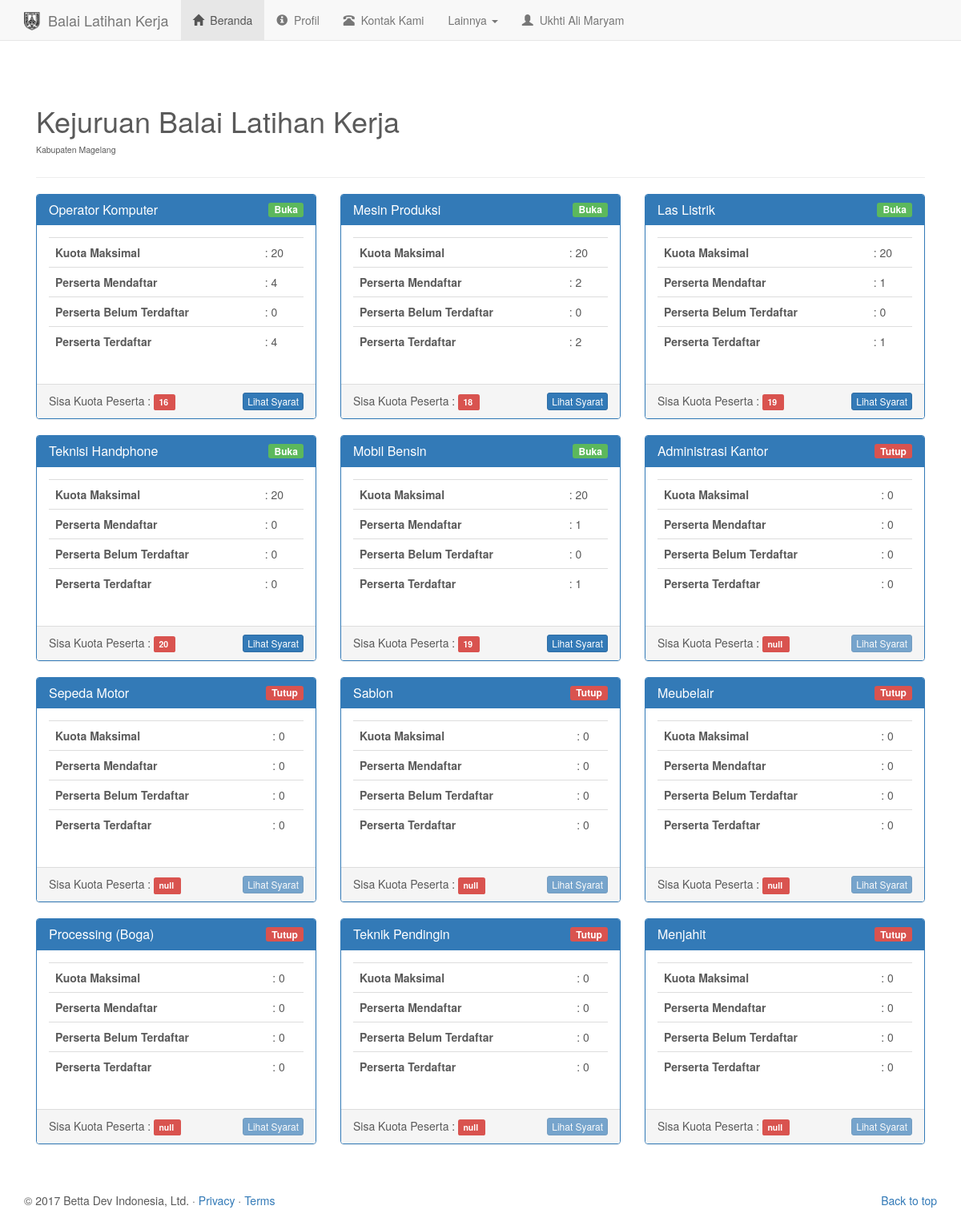
Screenshot of /user/kejuruan.php (signed in) with the database file from the repository.
### tables this page shows
CREATE TABLE IF NOT EXISTS `peserta` (
  `id_peserta` int(11) NOT NULL AUTO_INCREMENT,
  `nama` varchar(100) NOT NULL,
  `id_kejuruan` int(11) NOT NULL,
  `nik` varchar(100) NOT NULL,
  `ttl` text NOT NULL,
  `jk` enum('pria','wanita') NOT NULL,
  `id_agama` int(11) NOT NULL,
  `skawin` enum('Menikah','Belum') NOT NULL,
  `id_pendidikan` int(11) NOT NULL,
  `alamat` varchar(50) NOT NULL,
  `telp` varchar(25) NOT NULL,
  `p_kursus` text,
  `p_kerja` text,
  `nama_ortu` varchar(50) NOT NULL,
  `pk_ortu` varchar(30) NOT NULL,
  `alamat_ortu` varchar(100) NOT NULL,
  `ijazah` varchar(450) NOT NULL,
  `ktp` varchar(450) NOT NULL,
  `tanggalDaftar` date NOT NULL,
  `status_peserta` enum('0','1') NOT NULL,
  PRIMARY KEY (`id_peserta`),
  KEY `id_kejuruan` (`id_kejuruan`),
  KEY `id_agama` (`id_agama`),
  KEY `id_pendidikan` (`id_pendidikan`)
);

CREATE TABLE IF NOT EXISTS `gelombang` (
  `idGelombang` int(11) NOT NULL AUTO_INCREMENT,
  `idKejuruan` int(11) NOT NULL,
  `nama` varchar(255) NOT NULL,
  `kuota` int(11) DEFAULT '0',
  `syarat` text,
  `gelombangDibuka` date DEFAULT NULL,
  `keterangan` enum('Tutup','Buka') NOT NULL,
  PRIMARY KEY (`idGelombang`),
  KEY `idKejuruan` (`idKejuruan`)
);

CREATE TABLE IF NOT EXISTS `kejuruan` (
  `id_kejuruan` int(4) NOT NULL AUTO_INCREMENT,
  `nama_kejuruan` varchar(50) NOT NULL,
  `maxKuota` int(11) NOT NULL DEFAULT '20',
  PRIMARY KEY (`id_kejuruan`)
);

### user/kejuruan.php (called while the page is built, shortened)
<?php
require './config/function.php';
$peserta = getPeserta($_SESSION['id_peserta']);
require './templates/header2.php';
require './templates/kejuruan-container.php';
require './templates/footer.php';
?>

### user/config/function.php (called while the page is built, shortened)
<?php
function terdaftar($idKejuruan,$status){
	global $count;
	$query 	= mysql_query("SELECT * FROM peserta WHERE id_kejuruan= '$idKejuruan' AND status_peserta = '$status'");
	$result = mysql_fetch_array($query);
	if ($result['status_peserta'] == 0) {
		$count = 0;
	} else {
		$count = mysql_num_rows($query);
	}
	return $count;
}
function mendaftar($idKejuruan){
	$query 	= mysql_query("SELECT * FROM peserta WHERE id_kejuruan= '$idKejuruan'");
	$count = mysql_num_rows($query);
	return $count;
}
function belumTerdaftar($idKejuruan,$status){
	$query 	= mysql_query("SELECT * FROM peserta WHERE id_kejuruan= '$idKejuruan' AND status_peserta = '$status'");
	$count = mysql_num_rows($query);
	return $count;
}
function getPeserta($id){
	$query = "SELECT * FROM peserta WHERE id_peserta='$id'";
	$sql = mysql_query($query);
	$result = mysql_fetch_assoc($sql);
	return $result;
}
?>

### user/templates/kejuruan-container.php (the view, shortened to what this page needs)
<div class="starter-template">
  <h1>Kejuruan Balai Latihan Kerja</h1><sup>Kabupaten Magelang</sup>
  <hr>
  <div class="row">
  <?php
  $query = "SELECT gelombang.idGelombang AS GelombangID, gelombang.syarat AS Syarat, gelombang.keterangan AS Status, kejuruan.id_kejuruan AS KejuruanID,kejuruan.nama_kejuruan AS KejuruanNama, kejuruan.maxKuota AS MaxKuota  FROM gelombang INNER JOIN kejuruan ON gelombang.idKejuruan=kejuruan.id_kejuruan ORDER BY Status DESC";
  $sql = mysql_query($query);
  while ($data = mysql_fetch_array($sql)) {
  ?>
      <div class="col-md-4 col-sm-6 col-xs-12">
          <div class="panel panel-primary">
            <div class="panel-heading">
              <h3 class="panel-title"><?= $data['KejuruanNama'] ?>
              <?php if ($data['Status'] === 'Buka') { ?>
                <span class="label label-success pull-right"><?= $data['Status']; ?></span>
              <?php } else { ?>
                <span class="label label-danger pull-right"><?= $data['Status']; ?></span>
              <?php } ?>
              </h3>
            </div>
            <div class="panel-body">
              <table class="table">
                <tr>
                  <th>Kuota Maksimal</th>
                  <td>:
                  <?php if ($data['Status'] === 'Buka') { ?>
                    <?= $data['MaxKuota'] ?>
                  <?php } else { ?>
                  0
                  <?php } ?>
                  </td>
                </tr>
                <tr>
                  <th>Perserta Mendaftar</th>
                  <td>:
                  <?php if ($data['Status'] === 'Buka') { ?>
                    <?= mendaftar($data['KejuruanID']) ?>
                  <?php } else { ?>
                  0
                  <?php } ?>
                  </td>
                </tr>
                <tr>
                  <th>Perserta Belum Terdaftar</th>
                  <td>:
                  <?php if ($data['Status'] === 'Buka') { ?>
                    <?= belumTerdaftar($data['KejuruanID'], 0) ?>
                  <?php } else { ?>
                  0
                  <?php } ?>
                    </td>
                </tr>
                <tr>
                  <th>Perserta Terdaftar</th>
                  <td>:
                  <?php if ($data['Status'] === 'Buka') { ?>
                    <?= terdaftar($data['KejuruanID'], 1) ?>
                  <?php } else { ?>
                  0
                  <?php } ?>
                  </td>
                </tr>
              </table>
            </div>
            <div class="panel-footer">
                <span>
                  <?php
                    $sisaKuota = ($data['MaxKuota'] - terdaftar($data['KejuruanID'], 1) );
                    if ($sisaKuota === 0) {
                  ?>
                    Sisa Kuota Peserta : <span class="label label-danger disabled pull-right">null</span>&nbsp;
                  <?php }else if ($data['Status'] === 'Buka') { ?>
                    Sisa Kuota Peserta : <span class="label label-danger"> <?= $sisaKuota ?> </span>&nbsp;
                    <a class="btn btn-primary btn-xs pull-right" role="button" data-toggle="collapse" href="#syarat<?= $data['GelombangID'] ?>" aria-expanded="false" aria-controls="collapse">
                    Lihat Syarat
                    </a>
                  <?php } else { ?>
                    Sisa Kuota Peserta : <span class="label label-danger"> null </span>&nbsp;
                    <a class="btn btn-primary btn-xs pull-right disabled" role="button" data-toggle="collapse" href="#syarat" aria-expanded="false" aria-controls="collapse">
                    Lihat Syarat
                    </a>
                  <?php } ?>
                <div class="clearfix"></div>
                </span>
            </div>
          </div>
      </div>
  <?php } ?>
  </div>
</div>

### user/templates/header2.php (shortened to what this page needs)
<!DOCTYPE html>
<html lang="en">
  <head>
    <link href="http://localhost/project_blk/v.1.0.3/node_modules/bootstrap/dist/css/bootstrap.min.css" rel="stylesheet">
    <link rel="stylesheet" href="http://localhost/project_blk/v.1.0.3/libs/fonts/css/font-awesome.min.css">
    <link href="./libs/style.css" rel="stylesheet">
  </head>
  <body>
    <nav class="navbar navbar-default navbar-static-top">
          <div class="container">
            <div class="navbar-header">
              <a class="navbar-brand" href="./">
                <img src="./libs/photos/icon_blk.png" alt="Balai Latihan Kerja" class="pull-left" style="width:20px;height:23px;"> &nbsp; Balai Latihan Kerja
              </a>
            </div>
            <div id="navbar" class="navbar-collapse collapse">
              <ul class="nav navbar-nav">
                <li class="active">
                  <a href="./"><i class="glyphicon glyphicon-home"></i>&nbsp; Beranda</a>
                </li>
                <li>
                  <a href="./profil"><i class="glyphicon glyphicon-info-sign"></i>&nbsp; Profil</a>
                </li>
                <li>
                  <a href="./contact"><i class="glyphicon glyphicon-phone-alt"></i>&nbsp; Kontak Kami</a>
                </li>
                <li class="dropdown">
                  <a href="#" class="dropdown-toggle" data-toggle="dropdown" role="button" aria-haspopup="true" aria-expanded="false">Lainnya <span class="caret"></span></a>
                </li>
                <li>
                  <a href="./dashboard">
                  <i class="glyphicon glyphicon-user"></i>&nbsp; <?= $peserta['nama']; ?></a>
                </li>
              </ul>
            </div>
          </div>
        </nav>
    <div class="container">

### user/templates/footer.php (shortened to what this page needs)
      <footer>
        <p class="pull-right"><a href="#">Back to top</a></p>
        <p>&copy; <?= date('Y'); ?> Betta Dev Indonesia, Ltd.
        &middot; <a href="#">Privacy</a>
        &middot; <a href="#">Terms</a></p>
      </footer>
    </div>
  </body>
</html>

### user/libs/style.css (style rules this page uses)
body { padding-bottom: 40px; color: #5a5a5a; }
.starter-template { padding: 40px 15px; }

### rows the page displays
peserta: nama "Ukhti Ali Maryam"
gelombang: idKejuruan.nama_kejuruan "Operator Komputer", keterangan "Buka", idKejuruan.maxKuota "20", KejuruanID "4", KejuruanID "0", sisaKuota "16"
gelombang: idKejuruan.nama_kejuruan "Mesin Produksi", keterangan "Buka", idKejuruan.maxKuota "20", KejuruanID "2", KejuruanID "0", sisaKuota "18"
gelombang: idKejuruan.nama_kejuruan "Las Listrik", keterangan "Buka", idKejuruan.maxKuota "20", KejuruanID "1", KejuruanID "0", sisaKuota "19"
gelombang: idKejuruan.nama_kejuruan "Teknisi Handphone", keterangan "Buka", idKejuruan.maxKuota "20", KejuruanID "0", sisaKuota "20"
gelombang: idKejuruan.nama_kejuruan "Mobil Bensin", keterangan "Buka", idKejuruan.maxKuota "20", KejuruanID "1", KejuruanID "0", sisaKuota "19"
gelombang: idKejuruan.nama_kejuruan "Administrasi Kantor", keterangan "Tutup", shows "0", shows "Sisa Kuota Peserta :"
gelombang: idKejuruan.nama_kejuruan "Sepeda Motor", keterangan "Tutup", shows "0", shows "Sisa Kuota Peserta :"
gelombang: idKejuruan.nama_kejuruan "Sablon", keterangan "Tutup", shows "0", shows "Sisa Kuota Peserta :"
gelombang: idKejuruan.nama_kejuruan "Meubelair", keterangan "Tutup", shows "0", shows "Sisa Kuota Peserta :"
gelombang: idKejuruan.nama_kejuruan "Processing (Boga)", keterangan "Tutup", shows "0", shows "Sisa Kuota Peserta :"
gelombang: idKejuruan.nama_kejuruan "Teknik Pendingin", keterangan "Tutup", shows "0", shows "Sisa Kuota Peserta :"
gelombang: idKejuruan.nama_kejuruan "Menjahit", keterangan "Tutup", shows "0", shows "Sisa Kuota Peserta :"
